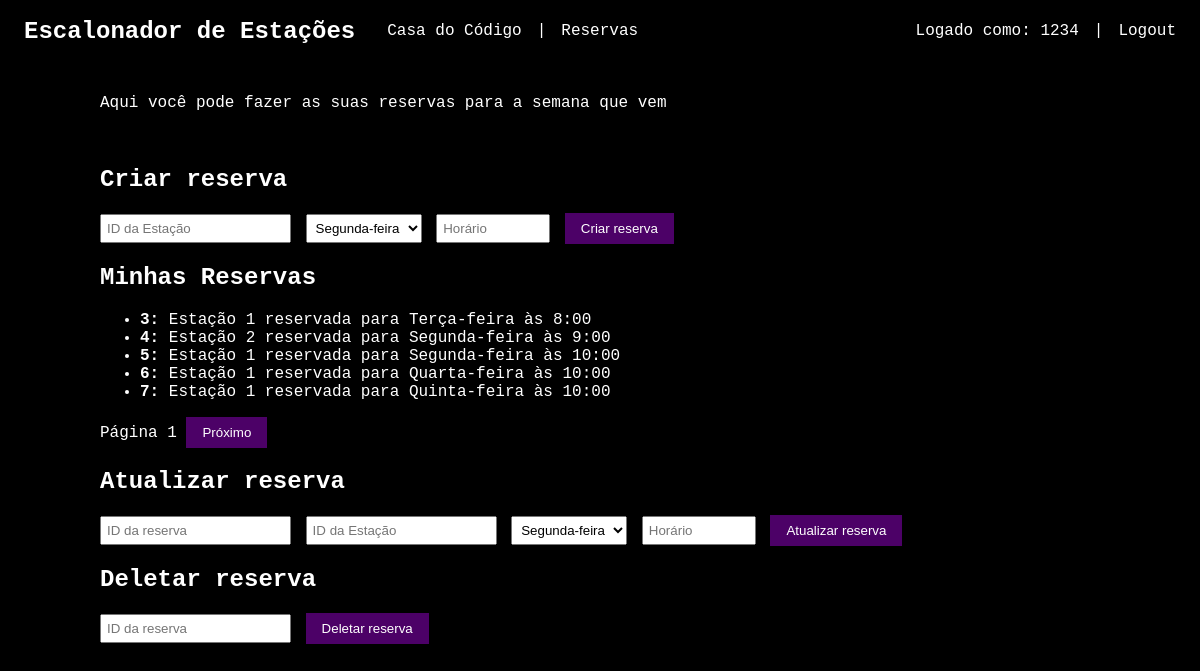
The app's page /reservas (signed in) with its own data.
### models.py (models this page shows)
class Usuario(SQLModel, table=True):
    id: int | None = Field(default=None, primary_key=True)
    nome: str
    senha: str
    estacao_em_uso_id: int | None = Field(default=None, foreign_key="estacao.id")
    reservas: list["Reserva"] = Relationship(back_populates="usuario")

class Reserva(SQLModel, table=True):
    id: int | None = Field(default=None, primary_key=True)
    usuario_id: int = Field(foreign_key="usuario.id")
    estacao_id: int = Field(foreign_key="estacao.id")
    dia: int
    horario: int
    usuario: "Usuario" = Relationship(back_populates="reservas")
    estacao: "Estacao" = Relationship(back_populates="reservas")

### main.py (the view)
@app.get("/reservas")
def get_reservas(request: Request, pagina: int = 1, user: Usuario = Depends(get_active_user)):
    maximo = 5
    minimo = (pagina - 1) * maximo
    with Session(engine) as session:
        todas = session.exec(select(Reserva).where(Reserva.usuario_id == user.id).offset(minimo).limit(maximo + 1)).all()
        tem_proxima = len(todas) > maximo
        reservas = todas[:maximo]
        return templates.TemplateResponse(
            request=request,
            name="reservas.html",
            context={"reservas": reservas, "pagina": pagina, "tem_proxima": tem_proxima, "user": user}
        )

### templates/reservas.html (shortened to what this page needs)
{% extends "layout.html" %}
{% block conteudo %}
<p>Aqui você pode fazer as suas reservas para a semana que vem</p>
<br>
<h2>Criar reserva</h2>
<form hx-post="/reservas" hx-target="#mensagem" hx-swap="beforeend" hx-on::after-request="this.reset()">
    <input type="text" name="estacao_id" placeholder="ID da Estação" required>
    <select name="dia" required>
        <option value="0">Segunda-feira</option>
    </select>
    <input type="number" min="8" max="20" name="horario" placeholder="Horário" required>
    <button type="submit">Criar reserva</button>
</form>
<div id="lista" hx-get="/reservas" hx-trigger="submit from:form, delete from:form, put from:form" hx-target="#lista"
    hx-select="#lista" hx-swap="outerHTML">
    <h2>Minhas Reservas</h2>
    <ul>
        {% set nomes_dias = ['Segunda-feira', 'Terça-feira', 'Quarta-feira', 'Quinta-feira', 'Sexta-feira', 'Sábado',
        'Domingo'] %}
        {% for reserva in reservas %}
        <li><strong>{{ reserva.id }}:</strong> Estação {{ reserva.estacao_id }} reservada para {{
            nomes_dias[reserva.dia] }} às {{ reserva.horario }}:00</li>
        {% else %}
        <li><em>Nenhuma reserva encontrada.</em></li>
        {% endfor %}
    </ul>
    <div id="paginacao">
        <span>Página {{ pagina }}</span>
        {% if tem_proxima %}
        <button hx-get="/reservas?pagina={{ pagina + 1 }}" hx-target="#lista" hx-select="#lista" hx-swap="outerHTML">
            Próximo
        </button>
        {% endif %}
    </div>
</div>
<h2>Atualizar reserva</h2>
<form hx-put="/reservas" hx-target="#mensagem" hx-swap="beforeend" hx-on::after-request="this.reset()">
    <input type="number" name="id" placeholder="ID da reserva" required>
    <input type="text" name="estacao_id" placeholder="ID da Estação" required>
    <select name="dia" required>
        <option value="0">Segunda-feira</option>
    </select>
    <input type="number" min="8" max="20" name="horario" placeholder="Horário" required>
    <button type="submit">Atualizar reserva</button>
</form>
<h2>Deletar reserva</h2>
<form hx-delete="/reservas" hx-target="#mensagem" hx-swap="beforeend" hx-on::after-request="this.reset()">
    <input type="number" name="id" placeholder="ID da reserva" required>
    <button type="submit">Deletar reserva</button>
</form>
{% endblock %}

### templates/layout.html (shortened to what this page needs)
<!DOCTYPE html>
<html lang="pt-br">
<head>
    <link rel="stylesheet" href="/static/css/style.css">
</head>
<body>
    <header>
        <h1>Escalonador de Estações</h1>
        <nav>
            {% if user %}
            <div class="nav-links">
                <a href="/estacoes">Casa do Código</a>
                <span>|</span>
                <a href="/reservas">Reservas</a>
            </div>
            <div class="nav-user">
                <span>Logado como: {{ user.nome }}</span>
                <span>|</span>
                <a href="/logout">Logout</a>
            </div>
            {% else %}
            <div class="nav-user" style="margin-left: auto;">
                <a href="/login">Já tenho uma conta</a>
                <span>|</span>
                <a href="/cadastro">Quero me cadastrar</a>
            </div>
            {% endif %}
        </nav>
    </header>
    <main>
        {% block conteudo %}{% endblock %}
    </main>
</body>
</html>

### static/css/style.css (style rules this page uses)
:root { --cor-primaria: #000000; --cor-secundaria: #4c0167; --cor-fundo: #000000; --cor-texto: #ffffff; --cor-grid-fundo: #111111; }
body { background-color: var(--cor-fundo); color: var(--cor-texto); font-family: 'JetBrains Mono', monospace; margin: 0; padding: 0; }
header { background-color: var(--cor-primaria); padding: 0.1rem 1.5rem; display: flex; justify-content: space-between; align-items: center; }
header h1 { font-size: 1.5rem; }
nav { display: flex; justify-content: space-between; align-items: center; flex-grow: 1; margin-left: 2rem; }
.nav-links, .nav-user { display: flex; align-items: center; gap: 15px; }
nav a { color: var(--cor-texto); text-decoration: none; }
main { padding: 1rem; max-width: 1000px; margin: 0 auto; }
form { margin-bottom: 20px; }
input, select { padding: 5px; margin-right: 5px; min-width: 100px; }
button { background-color: var(--cor-secundaria); color: var(--cor-texto); border: none; padding: 8px 16px; cursor: pointer; }

### records on screen
Usuario: nome "1234"
Reserva: id "3", estacao_id "1", dia "Terça-feira", horario "8"
Reserva: id "4", estacao_id "2", dia "Segunda-feira", horario "9"
Reserva: id "5", estacao_id "1", dia "Segunda-feira", horario "10"
Reserva: id "6", estacao_id "1", dia "Quarta-feira", horario "10"
Reserva: id "7", estacao_id "1", dia "Quinta-feira", horario "10"

### other values on screen
{{ pagina }} "1"
